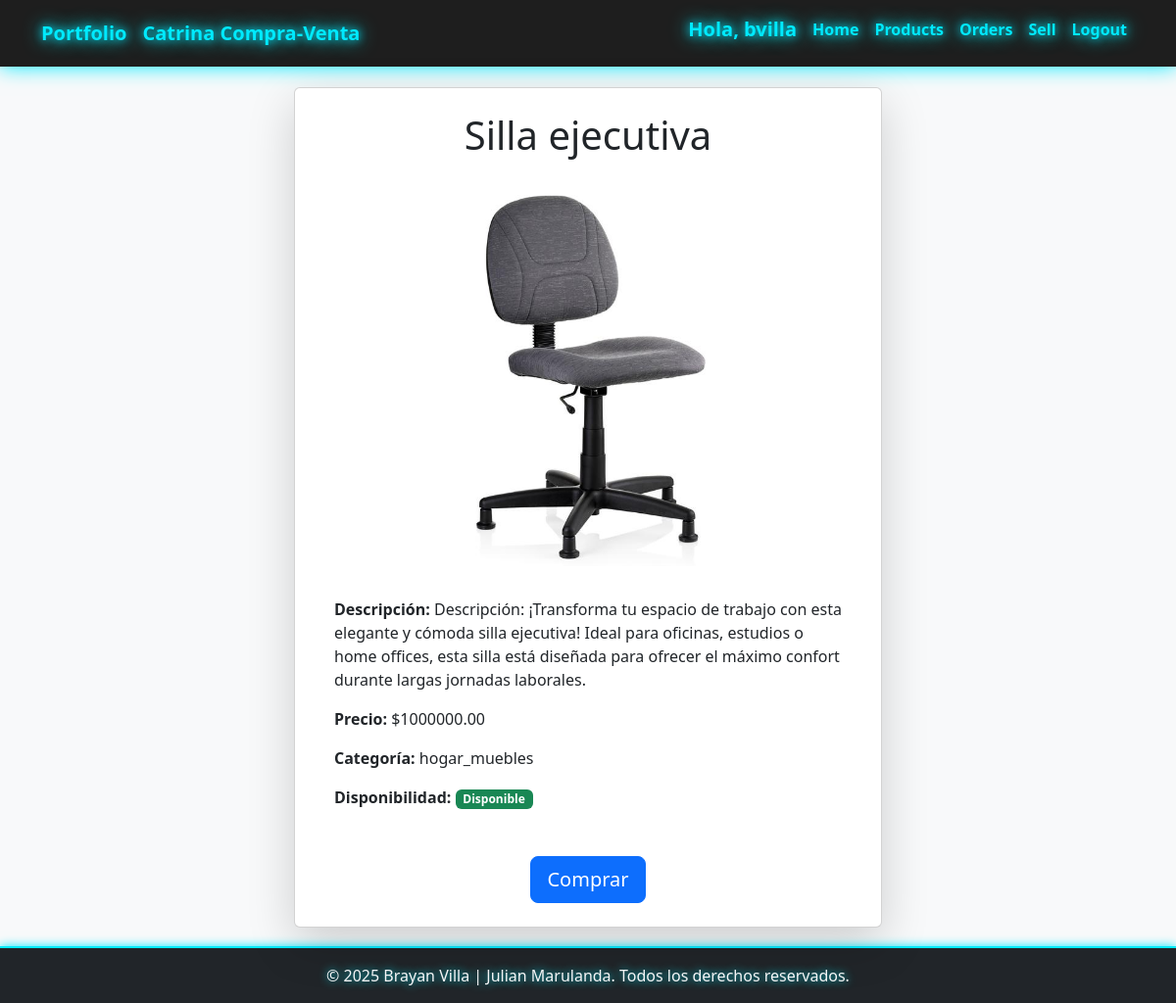
/catrina/buy_product/1 (signed in), run on the app's committed database.
### productos/models.py (models this page shows, shortened)
class Product(models.Model):
    name = models.CharField(max_length=255)
    description = models.TextField()
    price = models.DecimalField(max_digits=10, decimal_places=2)
    date = models.DateTimeField(auto_now_add=True)
    is_available = models.BooleanField(default=True)
    category = models.CharField(max_length=50, choices=CATEGORY_CHOICES, default='Electronica')
    image = models.ImageField(
        upload_to='products/',
        blank=True,  # Permite dejarlo vacío en la base de datos
        null=True,   # Permite valores nulos en la base de datos
        validators=[FileExtensionValidator(allowed_extensions=['jpg', 'jpeg', 'png', 'gif', 'bmp', 'webp'])])

### productos/views.py (the view)
# urls.py: path('buy_product/<int:product_id>', views.buy_product, name='buy_product'),
@login_required
def buy_product(request, product_id):
    product = get_object_or_404(Product, pk=product_id)
    context = {'product': product}
    return render(request, 'productos/buy_product.html', context)

### productos/templates/productos/buy_product.html
{% extends "productos/product_base.html" %}
{% block content %}
  <main class="container d-flex justify-content-center align-items-center vh-100" style="min-height: 80vh; margin-top: 50px; margin-button: 10px;">
    <div class="card shadow-lg p-4" style="max-width: 600px; width: 100%;">
      <div class="text-center">
        <h1 class="mb-3">{{ product.name }}</h1>
      </div>
      {% if product.image %}
        <div class="text-center mb-3">
          <img src="{{ product.image.url }}" alt="{{ product.name }}" class="img-fluid rounded" style="max-width: 100%; height: auto;" />
        </div>
      {% else %}
        <p class="text-center text-muted">
          <em>No hay imagen disponible</em>
        </p>
      {% endif %}
      <div class="card-body">
        <p>
          <strong>Descripción:</strong> {{ product.description }}
        </p>
        <p>
          <strong>Precio:</strong> ${{ product.price }}
        </p>
        <p>
          <strong>Categoría:</strong> {{ product.category }}
        </p>
        <p>
          <strong>Disponibilidad:</strong>
          {% if product.is_available %}
            <span class="badge bg-success">Disponible</span>
          {% else %}
            <span class="badge bg-danger">No disponible</span>
          {% endif %}
        </p>
      </div>
      <div class="text-center mt-3">
        {% if product.is_available %}
          <a href="{% url 'products:order_product' product.id %}" class="btn btn-primary btn-lg">Comprar</a>
        {% else %}
          <button class="btn btn-secondary btn-lg" disabled>Compra no disponible</button>
          <p class="text-danger mt-2">
            <strong>Este producto no está disponible para la compra.</strong>
          </p>
        {% endif %}
      </div>
    </div>
  </main>
{% endblock %}

### productos/templates/productos/product_base.html (shortened to what this page needs)
{% load static %}
<!DOCTYPE html>
<html lang="en">
  <head>
    <link rel="stylesheet" href="https://cdn.jsdelivr.net/npm/bootstrap@5.3.3/dist/css/bootstrap.min.css" />
    <link rel="stylesheet" href="{% static 'productos/css/main.css' %}" />
    <link href="https://cdnjs.cloudflare.com/ajax/libs/font-awesome/5.15.4/css/all.min.css" rel="stylesheet">
  </head>
  <body>
    <nav class="navbar navbar-expand-lg navbar-dark custom-navbar">
      <div class="container">
        <a class="navbar-brand neon-text" href="{% url 'portfolio' %}">Portfolio</a>
        <a class="navbar-brand neon-text" href="{% url 'products:home'%}">Catrina Compra-Venta</a>
        <div class="collapse navbar-collapse" id="navbarNav">
          <ul class="navbar-nav ms-auto mb-2 mb-lg-0">
            <li class="nav-item">
              <h5><a class="nav-link neon-text">Hola, {{ user.username }}</a></h5>
            </li>
            <li class="nav-item">
              <a href="{% url 'products:home' %}" class="nav-link neon-text">Home</a>
            </li>
            <li class="nav-item">
              <a href="{% url 'products:products' %}" class="nav-link neon-text">Products</a>
            </li>
            {% if user.is_authenticated and user.is_staff %}
              <li class="nav-item">
                <a href="{% url 'products:orders' %}" class="nav-link neon-text">Orders</a>
              </li>
            {% endif %}
            <li class="nav-item">
              <a class="nav-link neon-text" href="{% url 'products:sell' %}">Sell</a>
            </li>
            <li class="nav-item">
              <a href="{% url 'products:signout' %}" class="nav-link neon-text">Logout</a>
            </li>
          </ul>
        </div>
      </div>
    </nav>
    {% block content %}
    {% endblock %}
    <footer class="bg-dark text-light text-center py-3 mt-5">
      <div class="container">
        <p class="mb-0">&copy; 2025 Brayan Villa | Julian Marulanda. Todos los derechos reservados.</p>
      </div>
    </footer>
  </body>
</html>

### productos/static/productos/css/main.css (style rules this page uses)
.custom-navbar { background: rgba(18, 18, 18, 0.95); box-shadow: 0 0 20px #00eaff; padding: 10px 20px; }
.neon-text { color: #00eaff !important; text-shadow: 0 0 10px #00eaff, 0 0 20px #00eaff; font-weight: bold; transition: 0.3s ease-in-out; }
.navbar-nav .nav-link { transition: all 0.3s ease-in-out; }
footer { background: #0d1117; color: #00eaff; text-shadow: 0 0 10px #00eaff; box-shadow: 0 0 10px #00eaff; border-top: 2px solid #00eaff; }
body { background: #f8f9fa; }

### data on the page
Product: name "Silla ejecutiva", image (picture), description "Descripción: ¡Transforma tu espacio de trabajo con esta elegante y cómoda silla ejecutiva! Ideal para oficinas, estudios o home offices, esta silla está diseñada para ofrecer el máximo confort durante largas jornadas laborales.", price "1000000.00", category "hogar_muebles"

### other printed values
{{ user.username }} "bvilla"
